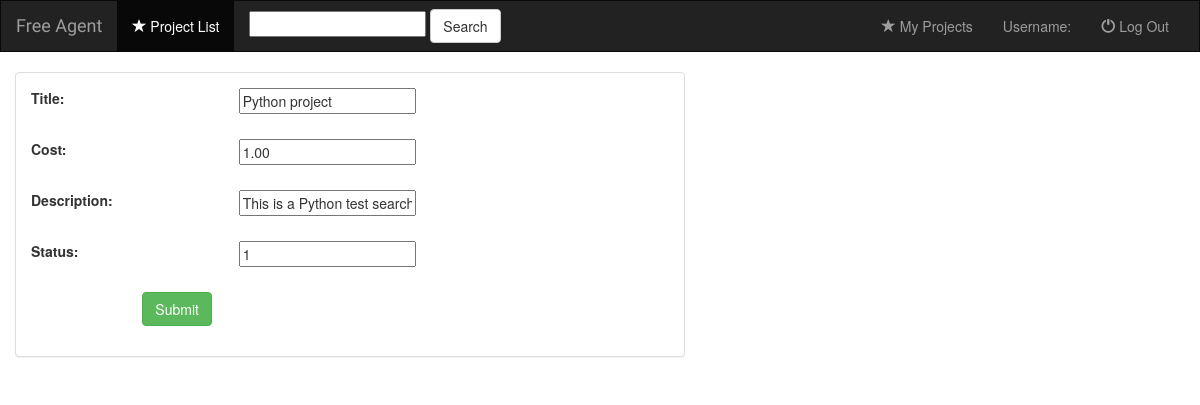
/freeAgentApp/project/2/, run on an earlier commit of the app's database.
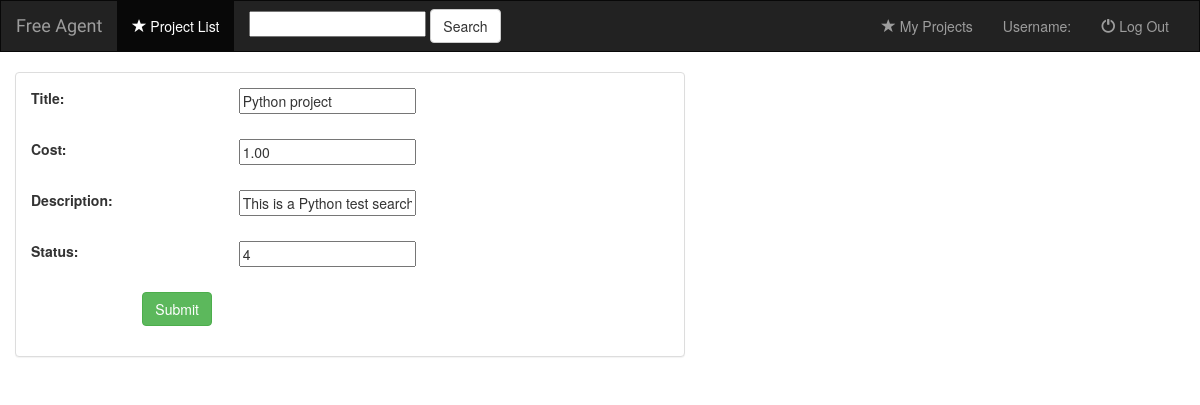
And on a later commit of the database.
### freeAgentApp/models.py (models this page shows, shortened)
class Project(models.Model):
    title = models.CharField(max_length=100)
    cost = models.DecimalField(max_digits=15, decimal_places=2)
    pub_date = timezone.now()
    status = models.IntegerField(default=1, validators=[MinValueValidator(1), MaxValueValidator(4)])
    description = models.CharField(max_length=300)
    file_type = models.FileField(null=True, blank=True)
    client_upload = models.FileField(null=True, blank=True)
    client = models.ForeignKey(UserProfile, related_name="ThisClient", null=True, blank=True)
    worker = models.ForeignKey(UserProfile, related_name="ThisWorker", null=True, blank=True)

### freeAgentApp/views.py (the view)
# urls.py: url(r'project/(?P<pk>[0-9]+)/$', views.ProjectUpdate.as_view(), name='updateProject'),
class ProjectUpdate(UpdateView):
    model = Project
    fields = ['title', 'cost', 'description', 'status']

### freeAgentApp/templates/freeAgentApp/project_form.html (shortened to what this page needs)
{% extends 'freeAgentApp/base.html' %}
{% block body %}
<div class="container-fluid">
    <div class="row">
        <div class="col-sm-12 col-md-7">
            <div class="panel panel-default">
                <div class="panel-body">
                    <form class= "form-horizontal" action="" method="post" enctype="multipart/form-data">
                        {% include 'freeAgentApp/form-template.html'%}
                        <div class="form-group">
                            <div class ="col-sm-offset-2 col-sm-10">
                                <button type="submit" class="btn btn-success">Submit</button>
                            </div>
                        </div>
                    </form>
                </div>
            </div>
        </div>
    </div>
</div>
{% endblock %}

### freeAgentApp/templates/freeAgentApp/form-template.html (shortened to what this page needs)
{% for field in form %}
    <div class="form-group" >
        <label class="col-sm-4 control-label-self-define" id="{{ field.label }}">{{ field.label_tag}}</label>
        {{ field }}
    </div>
{% endfor %}

What changed in the data, as far as the page shows it:
changed Project "Python project": status "1" → "4"
